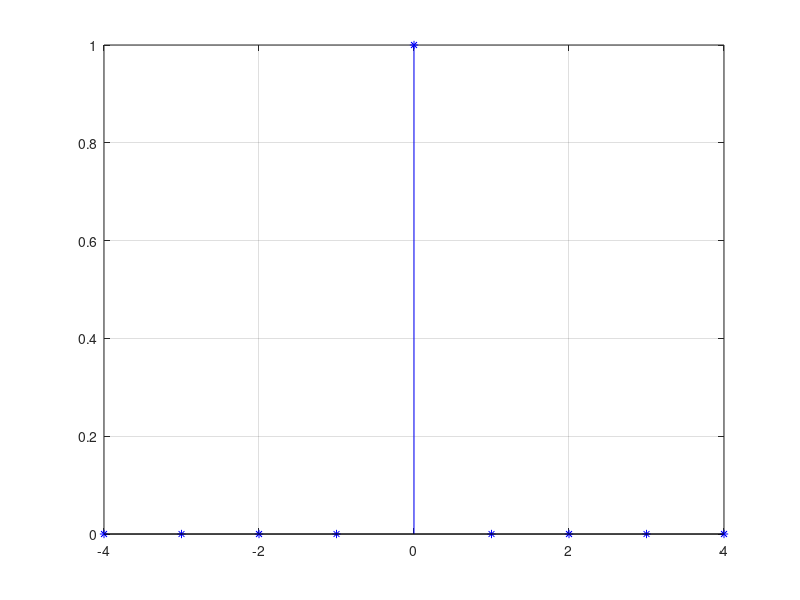

This chart was generated by the following MATLAB code:
%unit impulse signal generation

clc;clear all;close all;
negative_time=-4; positive_time=4;
n=negative_time:1:positive_time;
index=0;
for i=negative_time:1:positive_time
    index=index+1;
    if i==0
        u=1;
    else
        u=0;
    end
    n(2,index)=u;
end
figure(1)
stem(n(1,:),n(2,:),'b*');
grid on;
    